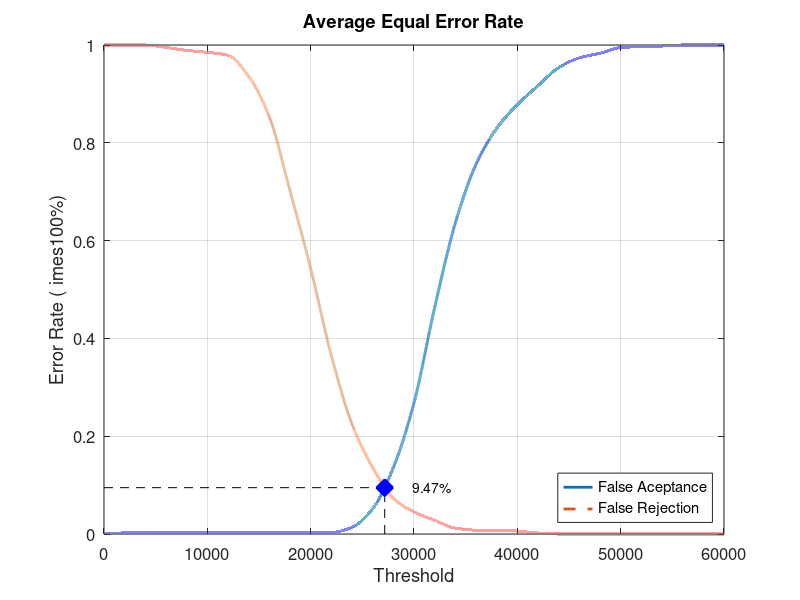
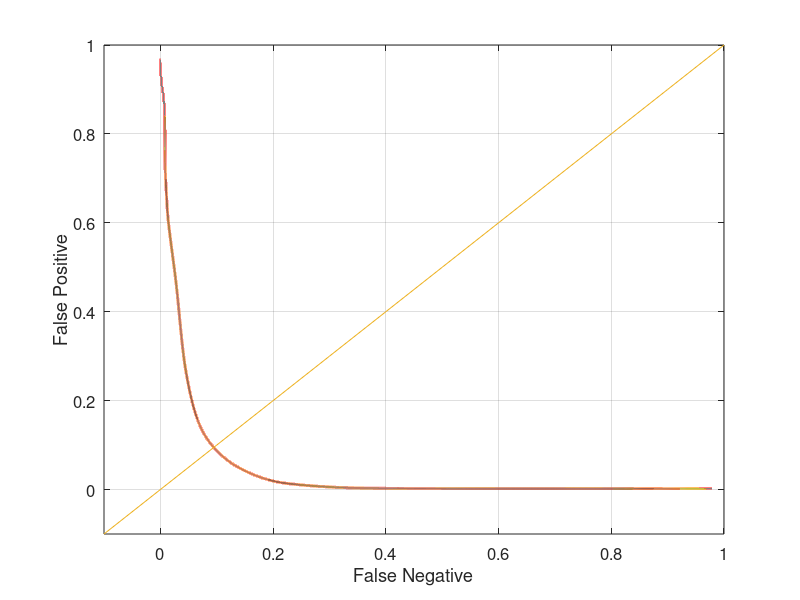

Source code (MATLAB) for these figures, in order:
close all;
clear;
clc;
x = 0:2000:60000;
xq = 0:0.5:60000;

y0 = [0 0.00210526 0.00210526 0.00210526 0.00210526 0.00210526 0.00210526 0.00210526 0.00210526 0.00210526 0.00210526 0.0031579 0.0136842 0.051579 0.135789 0.268421 0.463158 0.63579 0.755789 0.829474 0.877895 0.916842 0.953684 0.973684 0.983158 0.994737 0.996842 0.997895 1 1 1]
yy0 = interp1(x, y0, xq, 'pchip');
y1 = [1 1 1 0.995 0.989 0.985 0.979 0.936 0.853 0.702 0.543 0.365 0.225 0.136 0.073 0.045 0.028 0.012 0.008 0.008 0.006 0.002 0 0 0 0 0 0 0 0 0]
yy1 = interp1(x, y1, xq, 'pchip');

% Calculating EER: 
y2 = abs(y0 - y1);
find(y2 == min(y2))
yy2 = abs(yy0 - yy1);
xEER = find(yy2 == min(yy2));
xEERIndex = xq(xEER) % X-axis EER
yEER = yy0(xEER) % Y-axis EER

main = figure
plot(xq, yy0,'-','LineWidth', 2);	hold on
plot(xq, yy1,'--','LineWidth', 2);	hold on
plot([xEERIndex xEERIndex], [0 yEER], 'k--');	hold on
plot([0 xEERIndex], [yEER yEER], 'k--');	hold on
plot(xEERIndex, yEER, 'bx', 'LineWidth', 10);	hold on
text(xEERIndex + 10 * xEERIndex / 100, yEER, [num2str(round((10000 * yEER)) / 100) '%'])
legend('False Aceptance', 'False Rejection', 'Location', 'SouthEast')
xlabel('Threshold')
ylabel('Error Rate (	imes100%)')
title('Average Equal Error Rate')
set(gca, 'FontSize', 12)
axis([0 60000 0 1])
grid on

print(main, 'Database4AverageMain', '-dpng');
FNRxFPR = figure('Color', [1 1 1]);
plot(yy1, yy0, '-', yy1, yy0, 'LineWidth', 2);
hold on
y = -0.1:0.1:1
plot(y, y); 
set(gca, 'FontSize', 12)
xlabel('False Negative')
ylabel('False Positive')
axis([-0.1 1 -0.1 1])
set(gca, 'FontSize', 12)
grid on

print(FNRxFPR, 'Database4AverageFNRxFPR','-dpng');
